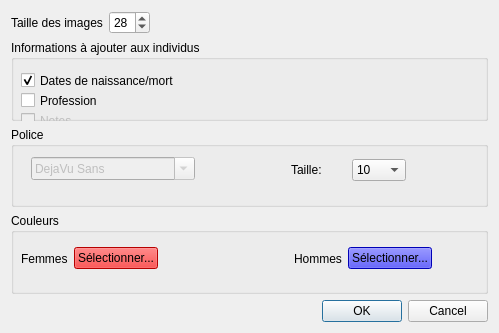
<?xml version="1.0" encoding="UTF-8"?>
<ui version="4.0">
 <class>Options</class>
 <widget class="QDialog" name="Options">
  <property name="windowModality">
   <enum>Qt::NonModal</enum>
  </property>
  <property name="geometry">
   <rect>
    <x>0</x>
    <y>0</y>
    <width>499</width>
    <height>333</height>
   </rect>
  </property>
  <property name="windowTitle">
   <string>Options</string>
  </property>
  <property name="modal">
   <bool>true</bool>
  </property>
  <layout class="QVBoxLayout" name="verticalLayout">
   <item>
    <layout class="QHBoxLayout" name="horizontalLayout_3">
     <item>
      <widget class="QLabel" name="label_4">
       <property name="text">
        <string>Taille des images</string>
       </property>
      </widget>
     </item>
     <item>
      <widget class="QSpinBox" name="image_size">
       <property name="value">
        <number>28</number>
       </property>
      </widget>
     </item>
     <item>
      <spacer name="horizontalSpacer_2">
       <property name="orientation">
        <enum>Qt::Horizontal</enum>
       </property>
       <property name="sizeHint" stdset="0">
        <size>
         <width>40</width>
         <height>20</height>
        </size>
       </property>
      </spacer>
     </item>
    </layout>
   </item>
   <item>
    <widget class="QGroupBox" name="groupBox_3">
     <property name="title">
      <string>Informations à ajouter aux individus</string>
     </property>
     <widget class="QCheckBox" name="infos_dates">
      <property name="geometry">
       <rect>
        <x>10</x>
        <y>30</y>
        <width>181</width>
        <height>21</height>
       </rect>
      </property>
      <property name="text">
       <string>Dates de naissance/mort</string>
      </property>
      <property name="checked">
       <bool>true</bool>
      </property>
     </widget>
     <widget class="QCheckBox" name="infos_occupation">
      <property name="geometry">
       <rect>
        <x>10</x>
        <y>50</y>
        <width>171</width>
        <height>21</height>
       </rect>
      </property>
      <property name="text">
       <string>Profession</string>
      </property>
     </widget>
     <widget class="QCheckBox" name="infos_notes">
      <property name="enabled">
       <bool>false</bool>
      </property>
      <property name="geometry">
       <rect>
        <x>10</x>
        <y>70</y>
        <width>81</width>
        <height>21</height>
       </rect>
      </property>
      <property name="text">
       <string>Notes</string>
      </property>
     </widget>
     <zorder>infos_dates</zorder>
     <zorder>infos_occupation</zorder>
     <zorder>infos_notes</zorder>
     <zorder>groupBox</zorder>
    </widget>
   </item>
   <item>
    <widget class="QGroupBox" name="groupBox">
     <property name="sizePolicy">
      <sizepolicy hsizetype="Preferred" vsizetype="Preferred">
       <horstretch>0</horstretch>
       <verstretch>0</verstretch>
      </sizepolicy>
     </property>
     <property name="title">
      <string>Police</string>
     </property>
     <property name="checkable">
      <bool>false</bool>
     </property>
     <widget class="QFontComboBox" name="fontComboBox">
      <property name="enabled">
       <bool>false</bool>
      </property>
      <property name="geometry">
       <rect>
        <x>20</x>
        <y>30</y>
        <width>164</width>
        <height>23</height>
       </rect>
      </property>
      <property name="currentFont">
       <font>
        <family>DejaVu Sans</family>
       </font>
      </property>
     </widget>
     <widget class="QWidget" name="layoutWidget_2">
      <property name="geometry">
       <rect>
        <x>280</x>
        <y>30</y>
        <width>115</width>
        <height>26</height>
       </rect>
      </property>
      <layout class="QHBoxLayout" name="horizontalLayout">
       <item>
        <widget class="QLabel" name="label">
         <property name="text">
          <string>Taille:</string>
         </property>
        </widget>
       </item>
       <item>
        <widget class="QComboBox" name="fontSize">
         <property name="currentIndex">
          <number>3</number>
         </property>
         <item>
          <property name="text">
           <string>5</string>
          </property>
         </item>
         <item>
          <property name="text">
           <string>6</string>
          </property>
         </item>
         <item>
          <property name="text">
           <string>8</string>
          </property>
         </item>
         <item>
          <property name="text">
           <string>10</string>
          </property>
         </item>
         <item>
          <property name="text">
           <string>11</string>
          </property>
         </item>
         <item>
          <property name="text">
           <string>12</string>
          </property>
         </item>
         <item>
          <property name="text">
           <string>14</string>
          </property>
         </item>
         <item>
          <property name="text">
           <string>16</string>
          </property>
         </item>
         <item>
          <property name="text">
           <string>18</string>
          </property>
         </item>
         <item>
          <property name="text">
           <string>20</string>
          </property>
         </item>
        </widget>
       </item>
      </layout>
     </widget>
    </widget>
   </item>
   <item>
    <widget class="QGroupBox" name="groupBox_2">
     <property name="title">
      <string>Couleurs</string>
     </property>
     <widget class="QWidget" name="layoutWidget">
      <property name="geometry">
       <rect>
        <x>10</x>
        <y>30</y>
        <width>411</width>
        <height>31</height>
       </rect>
      </property>
      <layout class="QHBoxLayout" name="horizontalLayout_2">
       <item>
        <widget class="QLabel" name="label_2">
         <property name="text">
          <string>Femmes</string>
         </property>
        </widget>
       </item>
       <item>
        <widget class="QPushButton" name="boutonCoulFemmes">
         <property name="palette">
          <palette>
           <active>
            <colorrole role="WindowText">
             <brush brushstyle="SolidPattern">
              <color alpha="255">
               <red>0</red>
               <green>0</green>
               <blue>0</blue>
              </color>
             </brush>
            </colorrole>
            <colorrole role="Button">
             <brush brushstyle="SolidPattern">
              <color alpha="255">
               <red>255</red>
               <green>0</green>
               <blue>0</blue>
              </color>
             </brush>
            </colorrole>
            <colorrole role="Light">
             <brush brushstyle="SolidPattern">
              <color alpha="255">
               <red>255</red>
               <green>127</green>
               <blue>127</blue>
              </color>
             </brush>
            </colorrole>
            <colorrole role="Midlight">
             <brush brushstyle="SolidPattern">
              <color alpha="255">
               <red>255</red>
               <green>63</green>
               <blue>63</blue>
              </color>
             </brush>
            </colorrole>
            <colorrole role="Dark">
             <brush brushstyle="SolidPattern">
              <color alpha="255">
               <red>127</red>
               <green>0</green>
               <blue>0</blue>
              </color>
             </brush>
            </colorrole>
            <colorrole role="Mid">
             <brush brushstyle="SolidPattern">
              <color alpha="255">
               <red>170</red>
               <green>0</green>
               <blue>0</blue>
              </color>
             </brush>
            </colorrole>
            <colorrole role="Text">
             <brush brushstyle="SolidPattern">
              <color alpha="255">
               <red>0</red>
               <green>0</green>
               <blue>0</blue>
              </color>
             </brush>
            </colorrole>
            <colorrole role="BrightText">
             <brush brushstyle="SolidPattern">
              <color alpha="255">
               <red>255</red>
               <green>255</green>
               <blue>255</blue>
              </color>
             </brush>
            </colorrole>
            <colorrole role="ButtonText">
             <brush brushstyle="SolidPattern">
              <color alpha="255">
               <red>0</red>
               <green>0</green>
               <blue>0</blue>
              </color>
             </brush>
            </colorrole>
            <colorrole role="Base">
             <brush brushstyle="SolidPattern">
              <color alpha="255">
               <red>255</red>
               <green>255</green>
               <blue>255</blue>
              </color>
             </brush>
            </colorrole>
            <colorrole role="Window">
             <brush brushstyle="SolidPattern">
              <color alpha="255">
               <red>255</red>
               <green>0</green>
               <blue>0</blue>
              </color>
             </brush>
            </colorrole>
            <colorrole role="Shadow">
             <brush brushstyle="SolidPattern">
              <color alpha="255">
               <red>0</red>
               <green>0</green>
               <blue>0</blue>
              </color>
             </brush>
            </colorrole>
            <colorrole role="AlternateBase">
             <brush brushstyle="SolidPattern">
              <color alpha="255">
               <red>255</red>
               <green>127</green>
               <blue>127</blue>
              </color>
             </brush>
            </colorrole>
            <colorrole role="ToolTipBase">
             <brush brushstyle="SolidPattern">
              <color alpha="255">
               <red>255</red>
               <green>255</green>
               <blue>220</blue>
              </color>
             </brush>
            </colorrole>
            <colorrole role="ToolTipText">
             <brush brushstyle="SolidPattern">
              <color alpha="255">
               <red>0</red>
               <green>0</green>
               <blue>0</blue>
              </color>
             </brush>
            </colorrole>
           </active>
           <inactive>
            <colorrole role="WindowText">
             <brush brushstyle="SolidPattern">
              <color alpha="255">
               <red>0</red>
               <green>0</green>
               <blue>0</blue>
              </color>
             </brush>
            </colorrole>
            <colorrole role="Button">
             <brush brushstyle="SolidPattern">
              <color alpha="255">
               <red>255</red>
               <green>0</green>
               <blue>0</blue>
              </color>
             </brush>
            </colorrole>
            <colorrole role="Light">
             <brush brushstyle="SolidPattern">
              <color alpha="255">
               <red>255</red>
               <green>127</green>
               <blue>127</blue>
              </color>
             </brush>
            </colorrole>
            <colorrole role="Midlight">
             <brush brushstyle="SolidPattern">
              <color alpha="255">
               <red>255</red>
               <green>63</green>
               <blue>63</blue>
              </color>
             </brush>
            </colorrole>
            <colorrole role="Dark">
             <brush brushstyle="SolidPattern">
              <color alpha="255">
               <red>127</red>
               <green>0</green>
               <blue>0</blue>
              </color>
             </brush>
            </colorrole>
            <colorrole role="Mid">
             <brush brushstyle="SolidPattern">
              <color alpha="255">
               <red>170</red>
               <green>0</green>
               <blue>0</blue>
              </color>
             </brush>
            </colorrole>
            <colorrole role="Text">
             <brush brushstyle="SolidPattern">
              <color alpha="255">
               <red>0</red>
               <green>0</green>
               <blue>0</blue>
              </color>
             </brush>
            </colorrole>
            <colorrole role="BrightText">
             <brush brushstyle="SolidPattern">
              <color alpha="255">
               <red>255</red>
               <green>255</green>
               <blue>255</blue>
              </color>
             </brush>
            </colorrole>
            <colorrole role="ButtonText">
             <brush brushstyle="SolidPattern">
              <color alpha="255">
               <red>0</red>
               <green>0</green>
               <blue>0</blue>
              </color>
             </brush>
            </colorrole>
            <colorrole role="Base">
             <brush brushstyle="SolidPattern">
              <color alpha="255">
               <red>255</red>
               <green>255</green>
               <blue>255</blue>
              </color>
             </brush>
            </colorrole>
            <colorrole role="Window">
             <brush brushstyle="SolidPattern">
              <color alpha="255">
               <red>255</red>
               <green>0</green>
               <blue>0</blue>
              </color>
             </brush>
            </colorrole>
            <colorrole role="Shadow">
             <brush brushstyle="SolidPattern">
              <color alpha="255">
               <red>0</red>
               <green>0</green>
               <blue>0</blue>
              </color>
             </brush>
            </colorrole>
            <colorrole role="AlternateBase">
             <brush brushstyle="SolidPattern">
              <color alpha="255">
               <red>255</red>
               <green>127</green>
               <blue>127</blue>
              </color>
             </brush>
            </colorrole>
            <colorrole role="ToolTipBase">
             <brush brushstyle="SolidPattern">
              <color alpha="255">
               <red>255</red>
               <green>255</green>
               <blue>220</blue>
              </color>
             </brush>
            </colorrole>
            <colorrole role="ToolTipText">
             <brush brushstyle="SolidPattern">
              <color alpha="255">
               <red>0</red>
               <green>0</green>
               <blue>0</blue>
              </color>
             </brush>
            </colorrole>
           </inactive>
           <disabled>
            <colorrole role="WindowText">
             <brush brushstyle="SolidPattern">
              <color alpha="255">
               <red>127</red>
               <green>0</green>
               <blue>0</blue>
              </color>
             </brush>
            </colorrole>
            <colorrole role="Button">
             <brush brushstyle="SolidPattern">
              <color alpha="255">
               <red>255</red>
               <green>0</green>
               <blue>0</blue>
              </color>
             </brush>
            </colorrole>
            <colorrole role="Light">
             <brush brushstyle="SolidPattern">
              <color alpha="255">
               <red>255</red>
               <green>127</green>
               <blue>127</blue>
              </color>
             </brush>
            </colorrole>
            <colorrole role="Midlight">
             <brush brushstyle="SolidPattern">
              <color alpha="255">
               <red>255</red>
               <green>63</green>
               <blue>63</blue>
              </color>
             </brush>
            </colorrole>
            <colorrole role="Dark">
             <brush brushstyle="SolidPattern">
              <color alpha="255">
               <red>127</red>
               <green>0</green>
               <blue>0</blue>
              </color>
             </brush>
            </colorrole>
            <colorrole role="Mid">
             <brush brushstyle="SolidPattern">
              <color alpha="255">
               <red>170</red>
               <green>0</green>
               <blue>0</blue>
              </color>
             </brush>
            </colorrole>
            <colorrole role="Text">
             <brush brushstyle="SolidPattern">
              <color alpha="255">
               <red>127</red>
               <green>0</green>
               <blue>0</blue>
              </color>
             </brush>
            </colorrole>
            <colorrole role="BrightText">
             <brush brushstyle="SolidPattern">
              <color alpha="255">
               <red>255</red>
               <green>255</green>
               <blue>255</blue>
              </color>
             </brush>
            </colorrole>
            <colorrole role="ButtonText">
             <brush brushstyle="SolidPattern">
              <color alpha="255">
               <red>127</red>
               <green>0</green>
               <blue>0</blue>
              </color>
             </brush>
            </colorrole>
            <colorrole role="Base">
             <brush brushstyle="SolidPattern">
              <color alpha="255">
               <red>255</red>
               <green>0</green>
               <blue>0</blue>
              </color>
             </brush>
            </colorrole>
            <colorrole role="Window">
             <brush brushstyle="SolidPattern">
              <color alpha="255">
               <red>255</red>
               <green>0</green>
               <blue>0</blue>
              </color>
             </brush>
            </colorrole>
            <colorrole role="Shadow">
             <brush brushstyle="SolidPattern">
              <color alpha="255">
               <red>0</red>
               <green>0</green>
               <blue>0</blue>
              </color>
             </brush>
            </colorrole>
            <colorrole role="AlternateBase">
             <brush brushstyle="SolidPattern">
              <color alpha="255">
               <red>255</red>
               <green>0</green>
               <blue>0</blue>
              </color>
             </brush>
            </colorrole>
            <colorrole role="ToolTipBase">
             <brush brushstyle="SolidPattern">
              <color alpha="255">
               <red>255</red>
               <green>255</green>
               <blue>220</blue>
              </color>
             </brush>
            </colorrole>
            <colorrole role="ToolTipText">
             <brush brushstyle="SolidPattern">
              <color alpha="255">
               <red>0</red>
               <green>0</green>
               <blue>0</blue>
              </color>
             </brush>
            </colorrole>
           </disabled>
          </palette>
         </property>
         <property name="autoFillBackground">
          <bool>false</bool>
         </property>
         <property name="text">
          <string>Sélectionner...</string>
         </property>
         <property name="flat">
          <bool>false</bool>
         </property>
        </widget>
       </item>
       <item>
        <spacer name="horizontalSpacer">
         <property name="orientation">
          <enum>Qt::Horizontal</enum>
         </property>
         <property name="sizeHint" stdset="0">
          <size>
           <width>40</width>
           <height>20</height>
          </size>
         </property>
        </spacer>
       </item>
       <item>
        <widget class="QLabel" name="label_3">
         <property name="text">
          <string>Hommes</string>
         </property>
        </widget>
       </item>
       <item>
        <widget class="QPushButton" name="boutonCoulHommes">
         <property name="palette">
          <palette>
           <active>
            <colorrole role="WindowText">
             <brush brushstyle="SolidPattern">
              <color alpha="255">
               <red>0</red>
               <green>0</green>
               <blue>0</blue>
              </color>
             </brush>
            </colorrole>
            <colorrole role="Button">
             <brush brushstyle="SolidPattern">
              <color alpha="255">
               <red>0</red>
               <green>0</green>
               <blue>255</blue>
              </color>
             </brush>
            </colorrole>
            <colorrole role="Light">
             <brush brushstyle="SolidPattern">
              <color alpha="255">
               <red>127</red>
               <green>127</green>
               <blue>255</blue>
              </color>
             </brush>
            </colorrole>
            <colorrole role="Midlight">
             <brush brushstyle="SolidPattern">
              <color alpha="255">
               <red>63</red>
               <green>63</green>
               <blue>255</blue>
              </color>
             </brush>
            </colorrole>
            <colorrole role="Dark">
             <brush brushstyle="SolidPattern">
              <color alpha="255">
               <red>0</red>
               <green>0</green>
               <blue>127</blue>
              </color>
             </brush>
            </colorrole>
            <colorrole role="Mid">
             <brush brushstyle="SolidPattern">
              <color alpha="255">
               <red>0</red>
               <green>0</green>
               <blue>170</blue>
              </color>
             </brush>
            </colorrole>
            <colorrole role="Text">
             <brush brushstyle="SolidPattern">
              <color alpha="255">
               <red>0</red>
               <green>0</green>
               <blue>0</blue>
              </color>
             </brush>
            </colorrole>
            <colorrole role="BrightText">
             <brush brushstyle="SolidPattern">
              <color alpha="255">
               <red>255</red>
               <green>255</green>
               <blue>255</blue>
              </color>
             </brush>
            </colorrole>
            <colorrole role="ButtonText">
             <brush brushstyle="SolidPattern">
              <color alpha="255">
               <red>0</red>
               <green>0</green>
               <blue>0</blue>
              </color>
             </brush>
            </colorrole>
            <colorrole role="Base">
             <brush brushstyle="SolidPattern">
              <color alpha="255">
               <red>255</red>
               <green>255</green>
               <blue>255</blue>
              </color>
             </brush>
            </colorrole>
            <colorrole role="Window">
             <brush brushstyle="SolidPattern">
              <color alpha="255">
               <red>0</red>
               <green>0</green>
               <blue>255</blue>
              </color>
             </brush>
            </colorrole>
            <colorrole role="Shadow">
             <brush brushstyle="SolidPattern">
              <color alpha="255">
               <red>0</red>
               <green>0</green>
               <blue>0</blue>
              </color>
             </brush>
            </colorrole>
            <colorrole role="AlternateBase">
             <brush brushstyle="SolidPattern">
              <color alpha="255">
               <red>127</red>
               <green>127</green>
               <blue>255</blue>
              </color>
             </brush>
            </colorrole>
            <colorrole role="ToolTipBase">
             <brush brushstyle="SolidPattern">
              <color alpha="255">
               <red>255</red>
               <green>255</green>
               <blue>220</blue>
              </color>
             </brush>
            </colorrole>
            <colorrole role="ToolTipText">
             <brush brushstyle="SolidPattern">
              <color alpha="255">
               <red>0</red>
               <green>0</green>
               <blue>0</blue>
              </color>
             </brush>
            </colorrole>
           </active>
           <inactive>
            <colorrole role="WindowText">
             <brush brushstyle="SolidPattern">
              <color alpha="255">
               <red>0</red>
               <green>0</green>
               <blue>0</blue>
              </color>
             </brush>
            </colorrole>
            <colorrole role="Button">
             <brush brushstyle="SolidPattern">
              <color alpha="255">
               <red>0</red>
               <green>0</green>
               <blue>255</blue>
              </color>
             </brush>
            </colorrole>
            <colorrole role="Light">
             <brush brushstyle="SolidPattern">
              <color alpha="255">
               <red>127</red>
               <green>127</green>
               <blue>255</blue>
              </color>
             </brush>
            </colorrole>
            <colorrole role="Midlight">
             <brush brushstyle="SolidPattern">
              <color alpha="255">
               <red>63</red>
               <green>63</green>
               <blue>255</blue>
              </color>
             </brush>
            </colorrole>
            <colorrole role="Dark">
             <brush brushstyle="SolidPattern">
              <color alpha="255">
               <red>0</red>
               <green>0</green>
               <blue>127</blue>
              </color>
             </brush>
            </colorrole>
            <colorrole role="Mid">
             <brush brushstyle="SolidPattern">
              <color alpha="255">
               <red>0</red>
               <green>0</green>
               <blue>170</blue>
              </color>
             </brush>
            </colorrole>
            <colorrole role="Text">
             <brush brushstyle="SolidPattern">
              <color alpha="255">
               <red>0</red>
               <green>0</green>
               <blue>0</blue>
              </color>
             </brush>
            </colorrole>
            <colorrole role="BrightText">
             <brush brushstyle="SolidPattern">
              <color alpha="255">
               <red>255</red>
               <green>255</green>
               <blue>255</blue>
              </color>
             </brush>
            </colorrole>
            <colorrole role="ButtonText">
             <brush brushstyle="SolidPattern">
              <color alpha="255">
               <red>0</red>
               <green>0</green>
               <blue>0</blue>
              </color>
             </brush>
            </colorrole>
            <colorrole role="Base">
             <brush brushstyle="SolidPattern">
              <color alpha="255">
               <red>255</red>
               <green>255</green>
               <blue>255</blue>
              </color>
             </brush>
            </colorrole>
            <colorrole role="Window">
             <brush brushstyle="SolidPattern">
              <color alpha="255">
               <red>0</red>
               <green>0</green>
               <blue>255</blue>
              </color>
             </brush>
            </colorrole>
            <colorrole role="Shadow">
             <brush brushstyle="SolidPattern">
              <color alpha="255">
               <red>0</red>
               <green>0</green>
               <blue>0</blue>
              </color>
             </brush>
            </colorrole>
            <colorrole role="AlternateBase">
             <brush brushstyle="SolidPattern">
              <color alpha="255">
               <red>127</red>
               <green>127</green>
               <blue>255</blue>
              </color>
             </brush>
            </colorrole>
            <colorrole role="ToolTipBase">
             <brush brushstyle="SolidPattern">
              <color alpha="255">
               <red>255</red>
               <green>255</green>
               <blue>220</blue>
              </color>
             </brush>
            </colorrole>
            <colorrole role="ToolTipText">
             <brush brushstyle="SolidPattern">
              <color alpha="255">
               <red>0</red>
               <green>0</green>
               <blue>0</blue>
              </color>
             </brush>
            </colorrole>
           </inactive>
           <disabled>
            <colorrole role="WindowText">
             <brush brushstyle="SolidPattern">
              <color alpha="255">
               <red>0</red>
               <green>0</green>
               <blue>127</blue>
              </color>
             </brush>
            </colorrole>
            <colorrole role="Button">
             <brush brushstyle="SolidPattern">
              <color alpha="255">
               <red>0</red>
               <green>0</green>
               <blue>255</blue>
              </color>
             </brush>
            </colorrole>
            <colorrole role="Light">
             <brush brushstyle="SolidPattern">
              <color alpha="255">
               <red>127</red>
               <green>127</green>
               <blue>255</blue>
              </color>
             </brush>
            </colorrole>
            <colorrole role="Midlight">
             <brush brushstyle="SolidPattern">
              <color alpha="255">
               <red>63</red>
               <green>63</green>
               <blue>255</blue>
              </color>
             </brush>
            </colorrole>
            <colorrole role="Dark">
             <brush brushstyle="SolidPattern">
              <color alpha="255">
               <red>0</red>
               <green>0</green>
               <blue>127</blue>
              </color>
             </brush>
            </colorrole>
            <colorrole role="Mid">
             <brush brushstyle="SolidPattern">
              <color alpha="255">
               <red>0</red>
               <green>0</green>
               <blue>170</blue>
              </color>
             </brush>
            </colorrole>
            <colorrole role="Text">
             <brush brushstyle="SolidPattern">
              <color alpha="255">
               <red>0</red>
               <green>0</green>
               <blue>127</blue>
              </color>
             </brush>
            </colorrole>
            <colorrole role="BrightText">
             <brush brushstyle="SolidPattern">
              <color alpha="255">
               <red>255</red>
               <green>255</green>
               <blue>255</blue>
              </color>
             </brush>
            </colorrole>
            <colorrole role="ButtonText">
             <brush brushstyle="SolidPattern">
              <color alpha="255">
               <red>0</red>
               <green>0</green>
               <blue>127</blue>
              </color>
             </brush>
            </colorrole>
            <colorrole role="Base">
             <brush brushstyle="SolidPattern">
              <color alpha="255">
               <red>0</red>
               <green>0</green>
               <blue>255</blue>
              </color>
             </brush>
            </colorrole>
            <colorrole role="Window">
             <brush brushstyle="SolidPattern">
              <color alpha="255">
               <red>0</red>
               <green>0</green>
               <blue>255</blue>
              </color>
             </brush>
            </colorrole>
            <colorrole role="Shadow">
             <brush brushstyle="SolidPattern">
              <color alpha="255">
               <red>0</red>
               <green>0</green>
               <blue>0</blue>
              </color>
             </brush>
            </colorrole>
            <colorrole role="AlternateBase">
             <brush brushstyle="SolidPattern">
              <color alpha="255">
               <red>0</red>
               <green>0</green>
               <blue>255</blue>
              </color>
             </brush>
            </colorrole>
            <colorrole role="ToolTipBase">
             <brush brushstyle="SolidPattern">
              <color alpha="255">
               <red>255</red>
               <green>255</green>
               <blue>220</blue>
              </color>
             </brush>
            </colorrole>
            <colorrole role="ToolTipText">
             <brush brushstyle="SolidPattern">
              <color alpha="255">
               <red>0</red>
               <green>0</green>
               <blue>0</blue>
              </color>
             </brush>
            </colorrole>
           </disabled>
          </palette>
         </property>
         <property name="autoFillBackground">
          <bool>false</bool>
         </property>
         <property name="text">
          <string>Sélectionner...</string>
         </property>
         <property name="flat">
          <bool>false</bool>
         </property>
        </widget>
       </item>
      </layout>
     </widget>
    </widget>
   </item>
   <item>
    <widget class="QDialogButtonBox" name="buttonBox">
     <property name="orientation">
      <enum>Qt::Horizontal</enum>
     </property>
     <property name="standardButtons">
      <set>QDialogButtonBox::Cancel|QDialogButtonBox::Ok</set>
     </property>
    </widget>
   </item>
  </layout>
 </widget>
 <resources/>
 <connections>
  <connection>
   <sender>buttonBox</sender>
   <signal>accepted()</signal>
   <receiver>Options</receiver>
   <slot>accept()</slot>
   <hints>
    <hint type="sourcelabel">
     <x>248</x>
     <y>254</y>
    </hint>
    <hint type="destinationlabel">
     <x>157</x>
     <y>274</y>
    </hint>
   </hints>
  </connection>
  <connection>
   <sender>buttonBox</sender>
   <signal>rejected()</signal>
   <receiver>Options</receiver>
   <slot>reject()</slot>
   <hints>
    <hint type="sourcelabel">
     <x>316</x>
     <y>260</y>
    </hint>
    <hint type="destinationlabel">
     <x>286</x>
     <y>274</y>
    </hint>
   </hints>
  </connection>
 </connections>
</ui>
